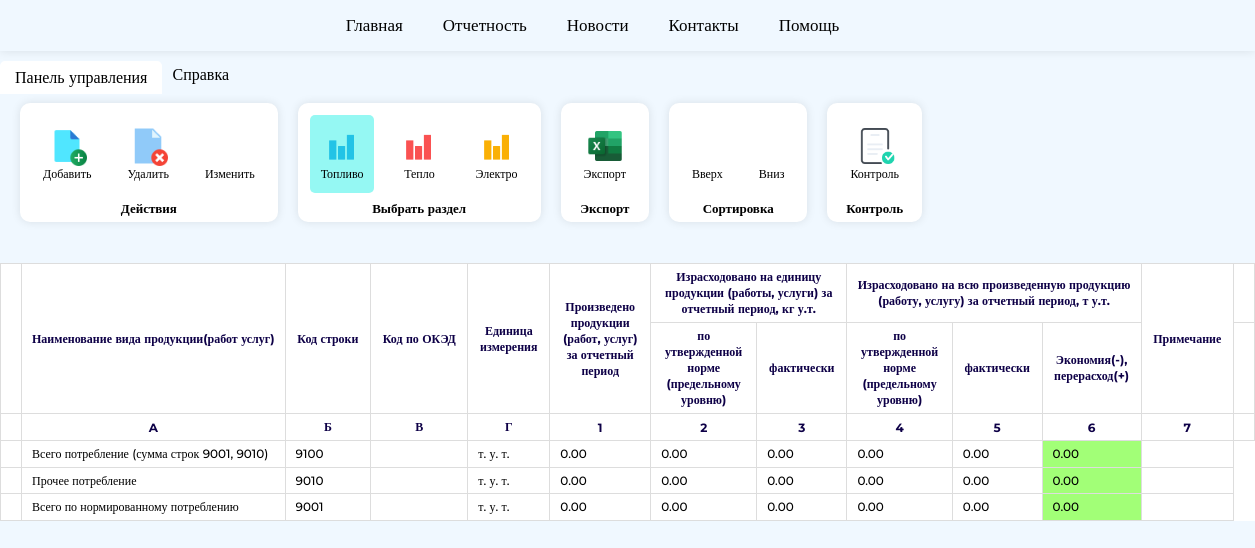
/report/fuel/3, run on the app's committed database.
### website/models.py (models this page shows)
class Sections(db.Model):
    __tablename__ = 'sections'
    id = db.Column(db.Integer, primary_key=True)
    id_version = db.Column(db.Integer, db.ForeignKey('version_report.id'))
    id_product = db.Column(db.Integer, db.ForeignKey('DirProduct.IdProduct'))
    code_product = db.Column(db.Integer, db.ForeignKey('DirProduct.CodeProduct'))
    section_number = db.Column(db.Integer)
    Oked = db.Column(db.Integer)
    produced = db.Column(Numeric(precision=10, scale=2))
    Consumed_Quota = db.Column(Numeric(precision=10, scale=2))
    Consumed_Fact = db.Column(Numeric(precision=10, scale=2))
    Consumed_Total_Quota = db.Column(Numeric(precision=10, scale=2))
    Consumed_Total_Fact = db.Column(Numeric(precision=10, scale=2))
    total_differents = db.Column(Numeric(precision=10, scale=2))
    note = db.Column(db.String(200))
    product = relationship("DirProduct", foreign_keys=[id_product], backref="section")

class DirProduct(db.Model):
    __tablename__ = 'DirProduct'
    IdProduct = db.Column(db.Integer, primary_key = True)
    CodeProduct = db.Column(db.String(4000))
    NameProduct = db.Column(db.String(4000))
    IsFuel = db.Column(db.Boolean)
    IsHeat = db.Column(db.Boolean)
    IsElectro = db.Column(db.Boolean)
    IdUnit = db.Column(db.Integer, db.ForeignKey('DirUnit.IdUnit'))
    DateStart = db.Column(db.Date)
    DateEnd = db.Column(db.Date)
    unit = relationship("DirUnit", foreign_keys=[IdUnit], backref="products")

class DirUnit(db.Model):
    __tablename__ = 'DirUnit'
    IdUnit = db.Column(db.Integer, primary_key = True)
    CodeUnit = db.Column(db.String(4000))
    NameUnit = db.Column(db.String(4000))

### website/views.py (the view, shortened to what this page needs)
@views.route('/report/fuel/<int:id>')
def report_fuel(id):
    dirUnit = DirUnit.query.filter_by().all()
    dirProduct = DirProduct.query.filter(DirProduct.IsFuel == True, ~DirProduct.CodeProduct.in_(['9001', '9010', '9100'])).order_by(asc(DirProduct.CodeProduct)).all()
    current_version_report = Version_report.query.filter_by(id=id).first()
    curent_report = current_version_report.report_id
    current_version = id
    sections = Sections.query.filter_by(id_version=current_version, section_number=1).all()
    specific_codes = ['9001', '9010', '9100']
    section9001_differents = 0
    sections = Sections.query.filter_by(id_version=current_version, section_number=1).all()
    specific_sections = Sections.query.filter(
        Sections.id_version == current_version,
        Sections.section_number == 1,
        Sections.code_product.in_(specific_codes)
    ).all()
    other_sections = Sections.query.filter(
        Sections.id_version == current_version,
        Sections.section_number == 1,
        ~Sections.code_product.in_(specific_codes)
    ).all()
    sections = Sections.query.filter_by(id_version=current_version, section_number=1).order_by(desc(Sections.id)).all()
    return render_template('report_fuel.html',
        sections=sections,
        dirUnit=dirUnit,
        dirProduct=dirProduct,
        specific_sections=specific_sections,
        other_sections=other_sections,
        user=current_user,
        curent_report=curent_report,
        current_version=current_version
    )

### website/templates/report_fuel.html (shortened to what this page needs)
{% extends "base.html" %}
{% block content %}
<div class = "report-area_page">
    <div class = "report-area_menu">
        <div class="report-area_podmenu">
            <label for="tab1" class="report-area_menu-name">Панель управления</label>
            <div class="content-podmenu">
                <nav>
                    <ul>
                        <section>
                            <div class = "functions_menu">
                                <li id = "">
                                    <img src="{{ url_for('static', filename='img/icon_new_file.png')}}" alt="">
                                    <a>Добавить</a>
                                </li>
                                <li>
                                    <img src="{{ url_for('static', filename='img/icon_delete_file.png')}}" alt="">
                                    <a>Удалить</a>
                                </li>
                                <li>
                                    <a>Изменить</a>
                                </li>
                            </div>
                            <div style = "font-weight: 600;">
                                Действия
                            </div>
                        </section>
                        <section>
                            <div class = "functions_menu">
                                <li class = "active">
                                    <img src="{{ url_for('static', filename='img/Toplivo.png')}}" alt="">
                                    <a>Топливо</a>
                                </li>
                                <li >
                                    <img src="{{ url_for('static', filename='img/Teplo.png')}}" alt="">
                                    <a>Тепло</a>
                                </li>
                                <li>
                                    <img src="{{ url_for('static', filename='img/Electro.png')}}" alt="">
                                    <a>Электро</a>
                                </li>
                            </div>
                            <div style = "font-weight: 600;">
                                Выбрать раздел
                            </div>
                        </section>
                        <section>
                            <div class = "functions_menu">
                                <li>
                                    <img src="{{ url_for('static', filename='img/icon_excel.png')}}" alt="">
                                    <a>Экспорт</a>
                                </li>
                            </div>
                            <div style = "font-weight: 600;">
                                Экспорт
                            </div>
                        </section>
                        <section>
                            <div class = "functions_menu">
                                <li>
                                    <a>Вверх</a>
                                </li>
                                <li>
                                    <a>Вниз</a>
                                </li>
                            </div>
                            <div style = "font-weight: 600;">
                                Сортировка
                            </div>
                        </section>
                        <section>
                            <div class = "functions_menu">
                                <li>
                                    <img src="{{ url_for('static', filename='img/icon_control.png')}}" alt="">
                                    <a>Контроль</a>
                                </li>
                            </div>
                            <div style = "font-weight: 600;">
                                Контроль
                            </div>
                        </section>
                    </ul>
                </nav>
            </div>
        </div>
        <div class="report-area_podmenu">
            <label for="tab2" class="report-area_menu-name">Справка</label>
        </div>
    </div>
    <div class = "report-area">
        <table class = "table_report-area">
            <thead>
                <tr>
                    <th rowspan="2"></th>
                    <th rowspan="2" style = "white-space: nowrap;">Наименование вида продукции(работ услуг)</th>
                    <th rowspan="2" style = "white-space: nowrap;">Код строки</th>
                    <th rowspan="2" style = "white-space: nowrap;">Код по ОКЭД</th>
                    <th rowspan="2">Единица измерения</th>
                    <th rowspan="2">Произведено продукции (работ, услуг) за отчетный период</th>
                    <th colspan="2">Израсходовано на единицу продукции (работы, услуги) за отчетный период, кг у.т.</th>
                    <th colspan="3">Израсходовано на всю произведенную продукцию (работу, услугу) за отчетный период, т у.т.</th>
                    <th rowspan="2">Примечание</th>
                    <th colspan="2"></th>
                </tr>
                <tr>
                    <th>по утвержденной норме (предельному уровню)</th>
                    <th>фактически</th>
                    <th>по утвержденной норме (предельному уровню)</th>
                    <th>фактически</th>
                    <th>Экономия(-), перерасход(+)</th>
                    <th colspan="2"></th>
                </tr>
                <tr>
                    <th></th>
                    <th>A</th>
                    <th>Б</th>
                    <th>В</th>
                    <th>Г</th>
                    <th>1</th>
                    <th>2</th>
                    <th>3</th>
                    <th>4</th>
                    <th>5</th>
                    <th>6</th>
                    <th>7</th>
                    <th colspan="2"></th>
                </tr>
            </thead>
            <tbody>
                {% for row in sections %}
                <tr class = "fuel_row" data-id="{{ row.id }}" >
                    <td>
                        <input type = "hidden" name = "id_fuel" value = "{{ row.id }}" readonly></td>
                    <td>
                        <input class = "product-name_fuel" type = "text" value = "{{ row.product.NameProduct }}" readonly>
                    </td>
                    <td>
                        <input name = "Oked_fuel" value = "{{ row.code_product }}" readonly>
                    </td>
                    <td>
                        <input name = "Oked_fuel" value = "{{ row.Oked }}" readonly>
                    </td>
                    <td>
                        <input style = "white-space: nowrap; text-align: left;" name = "" value = "{{ row.product.unit.NameUnit }}" readonly>
                    </td>
                    <td>
                        <input name = "produced_fuel" value = "{{ row.produced }}" readonly>
                    </td>
                    <td>
                        <input name = "Consumed_Quota_fuel" value = "{{ row.Consumed_Quota }}" readonly>
                    </td>
                    <td>
                        <input name = "Consumed_Fact_fuel" value = "{{ row.Consumed_Fact }}" readonly>
                    </td>
                    <td>
                        <input name = "Consumed_Total_Quota_fuel" value = "{{ row.Consumed_Total_Quota }}" readonly>
                    </td>
                    <td>
                        <input name = "Consumed_Total_Fact_fuel" value = "{{ row.Consumed_Total_Fact }}" readonly>
                    </td>
                    {% if row.total_differents < 0 or row.total_differents == 0.00%}
                        <td style="background-color: #a2ff77;">
                            <input style="background-color: #a2ff77;" name="" value="{{ row.total_differents }}" readonly>
                        </td>
                    {%else%}
                        <td style="background-color: #ff7676;">
                            <input style="background-color: #ff7676;" name="" value="{{ row.total_differents }}" readonly>
                        </td>
                    {%endif%}
                    <td>
                        <input name = "note_fuel" value = "{{ row.note }}" readonly>
                    </td>
                </tr>
                {%endfor%}
            </tbody>
        </table>
    </div>
</div>
{% endblock %}

### website/templates/base.html (shortened to what this page needs)
<!DOCTYPE html>
<html>
  <head>
    <link rel="stylesheet" href="{{ url_for('static', filename='css/base.css') }}">
  </head>
  <body>
    <header>
      <div class="center-content">
        <nav>
          <ul>
              <li onclick="window.location.href='/'">Главная</li>
              <li onclick="window.location.href='/report_area'">Отчетность</li>
              <li onclick="window.location.href='/'">Новости</li>
              <li onclick="window.location.href='/'" >Контакты</li>
              <li onclick="window.location.href='/'" >Помощь</li>
          </ul>
        </nav>
      </div>
    </header>
    <main>
    {% block content %}
    {% endblock %}
    </main>
  </body>
</html>

### website/static/css/base.css (style rules this page uses)
* { margin: 0; padding: 0; font-family: 'Montserrat'; }
html { margin: 0; width: 100%; height: 100%; }
body { display: flex; flex-direction: column; min-height: 100vh; background-color:aliceblue; color: rgb(0, 0, 0); }
header { display: flex; justify-content: space-between; align-items: center; background-color:aliceblue; box-shadow: 0 0 10px rgba(0, 0, 0, 0.1); color: rgb(0, 0, 0); position: fixed; top: 0; left: 0; width: 100%; text-align: center; z-index: 2; font-weight: 500; }
header .center-content nav { cursor: pointer; font-size: 17px; margin: 15px auto; max-width: 600px; }
header nav ul { display: flex; align-items: center; justify-content: center; list-style: none; text-align: center; margin: 0; }
header .center-content nav ul { margin: 0 20px; }
header .center-content nav ul li { margin: 0 20px; transition: color 0.3s ease; }
main { width: 100%; min-height: 100vb; }
.report-area_page { margin-top: 60px; height: 100vh; }
.report-area_menu { display: flex; color: rgb(0, 0, 0); font-weight: 500; top: 0; left: 0; }
.report-area_menu-name { padding: 5px 10px; margin: 0; display: inline-block; transition: background-color 0.3s ease, color 0.3s ease; cursor: pointer; }
input[type="radio"]:checked + .report-area_menu-name { background-color: rgb(255, 255, 255); font-size: 16px; padding: 7px 15px; }
.content-podmenu { position: absolute; padding: 0 10px; display: none; left: 0; right: 0; }
.report-area_podmenu :checked + .report-area_menu-name { position: relative; background-color:rgb(241, 241, 241); top: 1px; border-radius: 5px 5px 0 0; z-index: 1; }
.report-area_podmenu :checked ~ .content-podmenu { display: block; }
.content-podmenu nav ul { display: flex; list-style: none; margin: 0; }
.content-podmenu nav ul section { display: flex; background-color: #ffffff; border: none; border-radius: 10px; flex-direction: column; align-items: center; justify-content: center; margin: 10px; box-shadow: 0 0 10px rgba(0, 0, 0, 0.1); font-size: 13px; padding: 5px; }
.functions_menu { display: flex; flex-direction: row; }
.content-podmenu nav ul li { margin: 0; display: flex; flex-direction: column; margin: 7px; align-items: center; text-align: center; max-width: 65px; padding: 11px; }
.functions_menu .active { border-radius: 5px; border: none; background-color: #95f8f3; }
.content-podmenu nav ul li img { height: 40px; width: auto; }
.content-podmenu nav ul li a { font-size: 12px; }
.report-area { margin-top: 170px; margin-bottom: 5px; width: 100%; display: flex; flex-direction: row; overflow-x: auto; }
.table_report-area { border: none; width: auto; background-color: #ffffff; font-size: 12px; table-layout: fixed; flex-grow: 1; border-spacing: 0px; border-collapse: collapse; }
.table_report-area thead { text-align: center; color: rgb(14, 0, 71); font-weight: 600; }
.table_report-area tr th { border: 1px solid #dddddd; padding: 5px 10px; text-align: center; font-size: 12px; }
.table_report-area tr td { border: 1px solid #dddddd; padding: 5px 10px; text-align: left; font-size: 12px; font-weight: 500; }
.table_report-area input { font-size: 12px; font-weight: 500; width: 100%; border: none; }
.fuel_row, .fuel_row td, .fuel_row td input { cursor: pointer; user-select: none; -webkit-user-select: none; -moz-user-select: none; -ms-user-select: none; }

### data on the page
Sections: product.NameProduct "Всего потребление (сумма строк 9001, 9010)", Oked_fuel "9100", product.unit.NameUnit "т. у. т.", produced_fuel "0.00", Consumed_Quota_fuel "0.00", Consumed_Fact_fuel "0.00", Consumed_Total_Quota_fuel "0.00", Consumed_Total_Fact_fuel "0.00", total_differents "0.00"
Sections: product.NameProduct "Прочее потребление", Oked_fuel "9010", product.unit.NameUnit "т. у. т.", produced_fuel "0.00", Consumed_Quota_fuel "0.00", Consumed_Fact_fuel "0.00", Consumed_Total_Quota_fuel "0.00", Consumed_Total_Fact_fuel "0.00", total_differents "0.00"
Sections: product.NameProduct "Всего по нормированному потреблению", Oked_fuel "9001", product.unit.NameUnit "т. у. т.", produced_fuel "0.00", Consumed_Quota_fuel "0.00", Consumed_Fact_fuel "0.00", Consumed_Total_Quota_fuel "0.00", Consumed_Total_Fact_fuel "0.00", total_differents "0.00"
